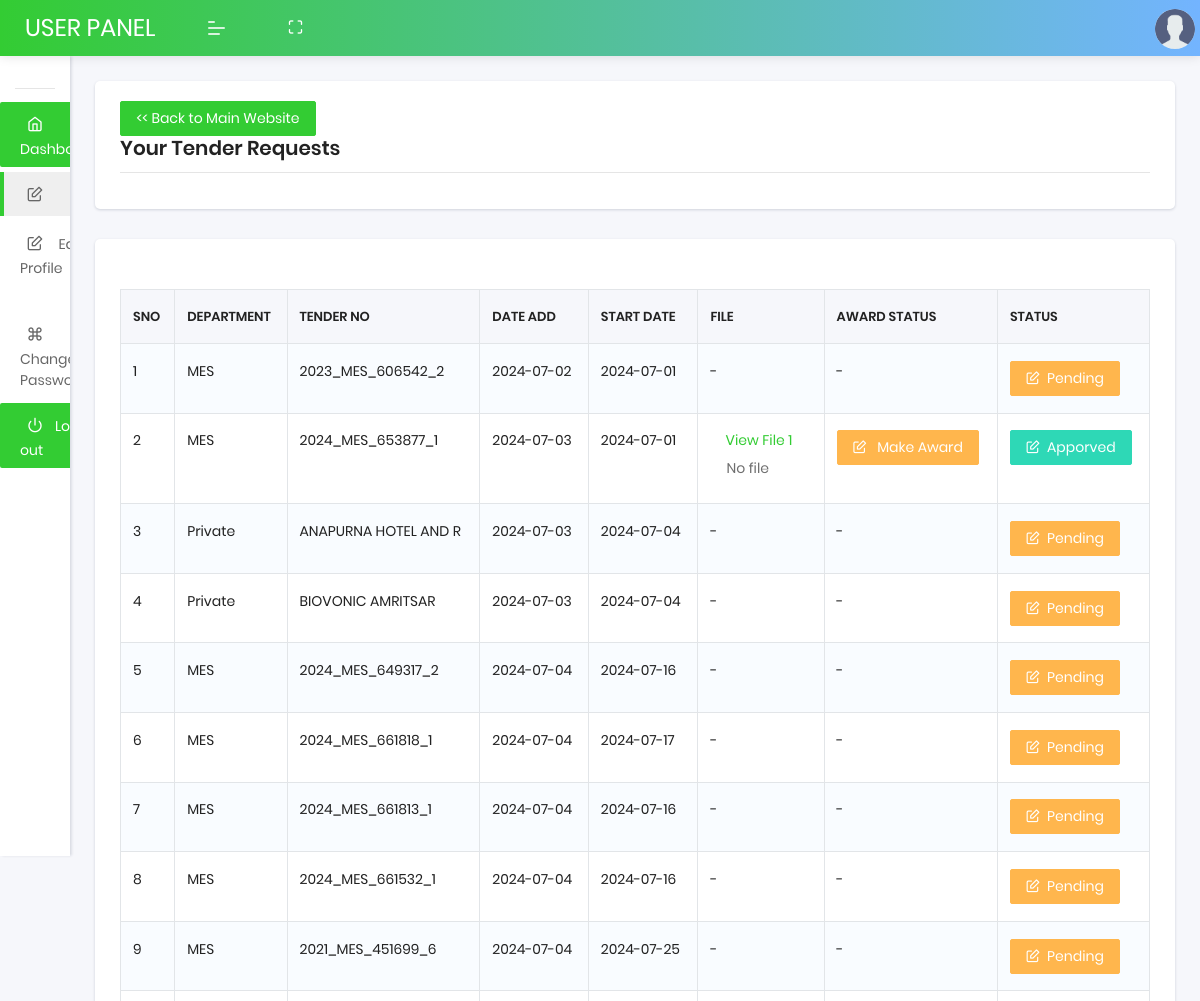
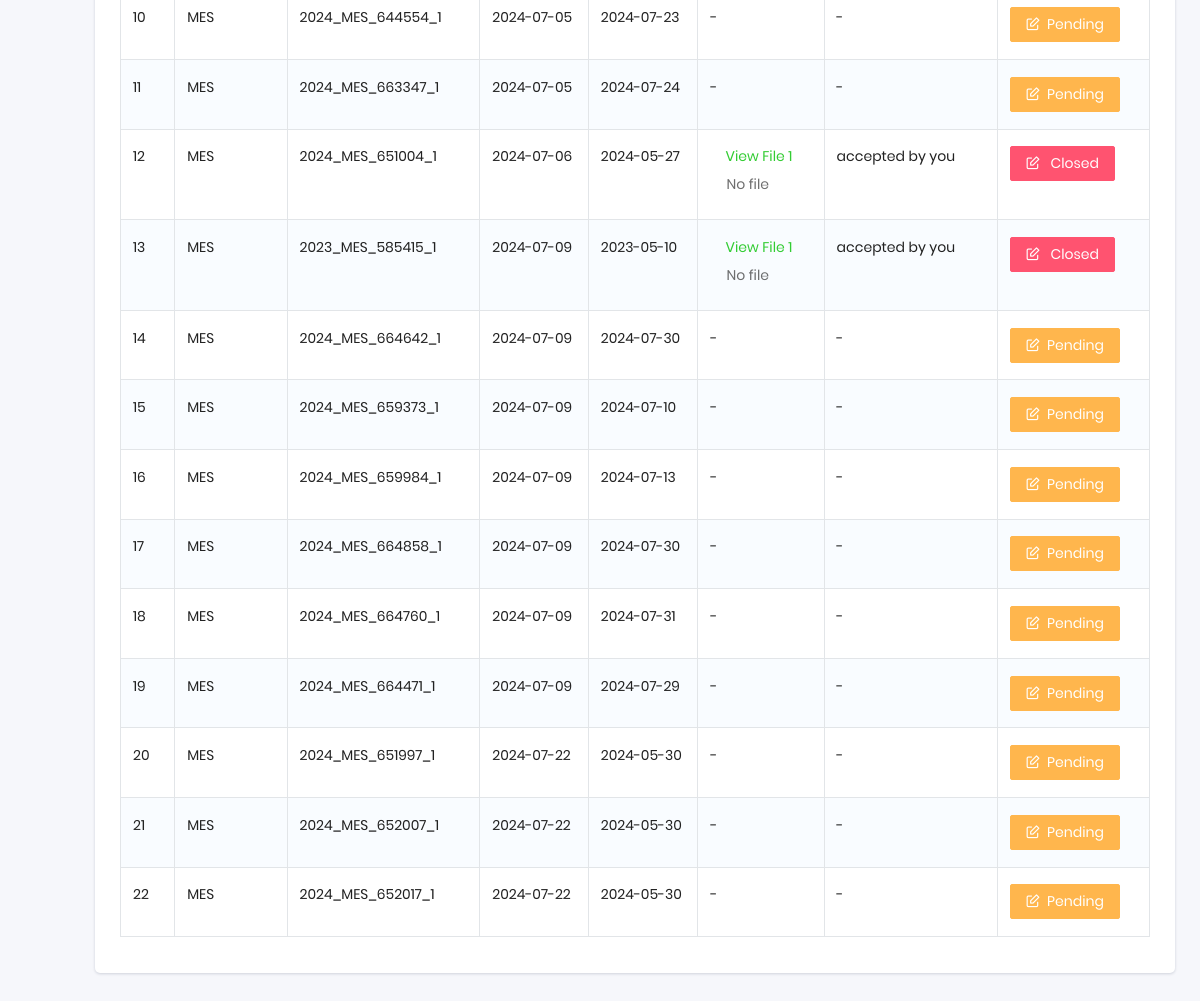
The app's page /user/tender-request.php (signed in), older data (2 pictures, top to bottom).
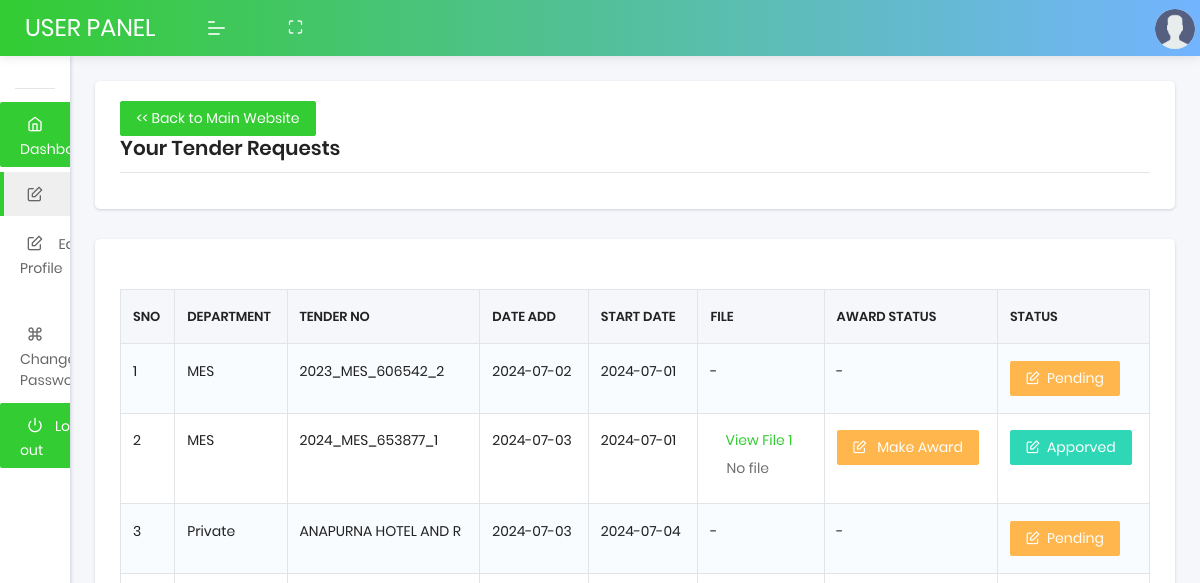
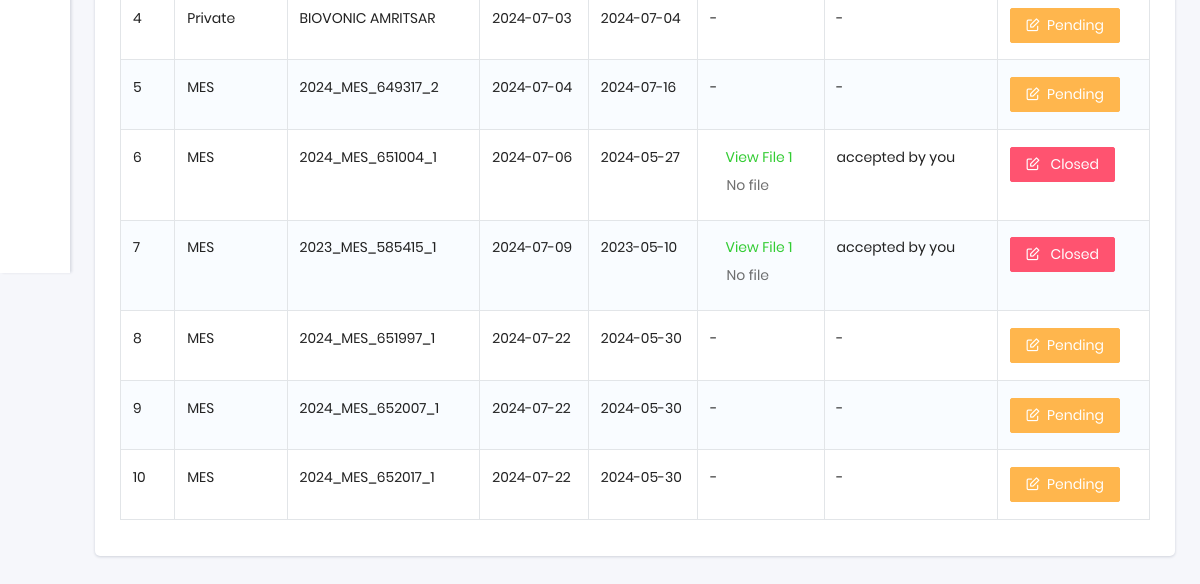
The same page, newer data (2 pictures, top to bottom).
### tables this page shows
CREATE TABLE `user_tender_requests` (
  `id` int(11) NOT NULL,
  `member_id` int(11) NOT NULL,
  `tenderID` varchar(20) NOT NULL,
  `department_id` int(11) NOT NULL,
  `created_at` timestamp NOT NULL DEFAULT current_timestamp(),
  `status` varchar(15) NOT NULL,
  `tender_no` varchar(20) DEFAULT NULL,
  `name_of_work` varchar(255) DEFAULT NULL,
  `file_name` varchar(255) DEFAULT NULL,
  `reference_code` varchar(20) DEFAULT NULL,
  `section_id` varchar(20) NOT NULL,
  `sent_at` datetime DEFAULT NULL,
  `selected_user_id` int(11) DEFAULT NULL,
  `allotted_at` datetime DEFAULT NULL,
  `reminder_days` int(11) DEFAULT NULL,
  `updated_at` datetime DEFAULT current_timestamp() ON UPDATE current_timestamp(),
  `division_id` varchar(11) DEFAULT NULL,
  `sub_division_id` varchar(11) DEFAULT NULL,
  `due_date` varchar(30) NOT NULL,
  `remark` varchar(10) DEFAULT NULL,
  `remarked_at` datetime DEFAULT NULL,
  `project_status` varchar(11) DEFAULT NULL,
  `file_name2` varchar(255) DEFAULT NULL,
  `tentative_cost` varchar(200) DEFAULT NULL,
  `auto_quotation` varchar(255) DEFAULT '0',
  `delete_tender` varchar(255) NOT NULL DEFAULT '0'
);

CREATE TABLE `department` (
  `department_id` int(11) NOT NULL,
  `department_name` varchar(100) NOT NULL,
  `status` int(11) NOT NULL DEFAULT 1
);

### user/tender-request.php (the view, shortened to what the changed rows need)
<?php
include("../login/db/config.php");
$memberQuery = "SELECT member_id FROM members WHERE email_id='" . $_SESSION["login_register"] . "'";
$memberData = mysqli_query($db, $memberQuery);
$member = mysqli_fetch_row($memberData);
$query = "SELECT department.department_name,  ur.tenderID, ur.created_at,
ur.due_date, ur.file_name,  ur.status, ur.id, ur.remark, ur.project_status, ur.file_name2 FROM user_tender_requests ur
inner join department on ur.department_id = department.department_id WHERE ur.member_id='" . $member[0] . "'";
$result = mysqli_query($db, $query);
?>
<!DOCTYPE html>
<html lang="en">
<head>
    <link rel="stylesheet" href="assets/css/plugins/dataTables.bootstrap4.min.css">
    <link rel="stylesheet" href="assets/css/style.css">
</head>
<body class="">
    <section class="pcoded-main-container">
        <div class="pcoded-content">
            <div class="row">
                <div class="col-sm-12">
                    <div class="card">
                        <div class="card-body">
                            <div class="dt-responsive table-responsive">
                                <?php
                                    echo '<table id="basic-btn" class="table table-striped table-bordered nowrap">';
                                    echo "<thead>";
                                    echo "<tr>";
                                    echo "<th>SNO</th>";
                                    echo "<th>Department</th>";
                                    echo "<th>Tender No</th>";
                                    echo "<th>Date Add</th>";
                                    echo "<th>Start Date</th>";
                                    echo "<th>File</th>";
                                    echo "<th>Award Status</th>";
                                    echo "<th>Status</th>";
                                    echo "</tr>";
                                    echo "</thead>";
                                    $count = 1;
                                    echo "<tbody>";
                                    while ($row = mysqli_fetch_row($result)) {
                                        echo "<tr class='record'>";
                                        echo "<td> $count</td>";
                                        echo "<td>" . $row['0'] . "</td>";
                                        echo "<td>" . $row['1'] . "</td>";
                                        echo "<td>" . date_format(date_create($row[2]),"Y-m-d ") . "</td>";
                                        echo "<td>" . date_format(date_create($row[3]),"Y-m-d ") . "</td>";
                                        $res = $row[6];
                                        $res = base64_encode($res);
                                        if ($row[5] == 'Requested' || $row[5]=='Sent') {
                                            echo "<td>  - </td>";
                                            echo "<td> -</td>";
                                            echo "<td> <button type='button' class='btn btn-warning'><i class='feather icon-edit'></i> &nbsp;Pending</button>  </td>";
                                        }
                                        else {
                                            if($row[5]=='Allotted' && (empty($row[7])))
                                            {
                                            echo "<td>" . '<a href="../login/tender/' . $row[4] . '"  target="_blank" style="padding:6px 15.2px;"/>View File 1 </a>' . "</br>";
                                            if (!empty($row[9])) {
                                                echo  '<a href="../login/tender/' . $row[9] . '" target="_blank" style="padding:6px 15.2px;" />View File 2</a>' . "</td>";
                                            } else {
                                                echo '<a href="../login/tender/' . $row[9] . '" class="btn disabled" target="_blank"/>No file </a>' . "</td>";
                                            }
                                            echo "<td>  <a href='reward-tender-edit.php?id=$res'><button type='button' class='btn btn-warning'><i class='feather icon-edit'></i> &nbsp; Make Award</button></a>  </td>";
                                            echo "<td> <button type='button' class='btn btn-success'><i class='feather icon-edit'></i> &nbsp;Apporved</button>  </td>";
                                            }
                                            if($row[7]=='accepted'|| $row[7]=='denied')
                                            {
                                            $projectStatus= !empty($row[8])? $row[8]:$row[7]." by you";
                                            echo "<td>" . '<a href="../login/tender/' . $row[4] . '"  target="_blank" style="padding:6px 15.2px;"/>View File 1 </a>' . "</br>";
                                            if (!empty($row[9])) {
                                                echo  '<a href="../login/tender/' . $row[9] . '" target="_blank" style="padding:6px 15.2px;" />View File 2</a>' . "</td>";
                                            } else {
                                                echo '<a href="../login/tender/' . $row[9] . '" class="btn disabled" target="_blank"/>No file </a>' . "</td>";
                                            }
                                            echo "<td>".$projectStatus." </td>";
                                            echo "<td>  <a href='#'><button type='button' class='btn btn-danger'><i class='feather icon-edit'></i> &nbsp; Closed</button></a>  </td>";
                                            }
                                        }
                                        echo "</tr>";
                                        $count++;
                                    }
                                    echo "</table>";
                                ?>
                            </div>
                        </div>
                    </div>
                </div>
            </div>
        </div>
    </section>
</body>
</html>

Row changes from the older to the newer data that the page shows:
removed user_tender_requests: department.department_name "MES", tenderID "2024_MES_661818_1", created_at "2024-07-04", due_date "2024-07-17", status "Sent" (drawn)
removed user_tender_requests: department.department_name "MES", tenderID "2024_MES_661813_1", created_at "2024-07-04", due_date "2024-07-16", status "Sent" (drawn)
removed user_tender_requests: department.department_name "MES", tenderID "2024_MES_661532_1", created_at "2024-07-04", due_date "2024-07-16", status "Sent" (drawn)
removed user_tender_requests: department.department_name "MES", tenderID "2021_MES_451699_6", created_at "2024-07-04", due_date "2024-07-25", status "Sent" (drawn)
removed user_tender_requests: department.department_name "MES", tenderID "2024_MES_644554_1", created_at "2024-07-05", due_date "2024-07-23", status "Requested" (drawn)
removed user_tender_requests: department.department_name "MES", tenderID "2024_MES_663347_1", created_at "2024-07-05", due_date "2024-07-24", status "Sent" (drawn)
removed user_tender_requests: department.department_name "MES", tenderID "2024_MES_664642_1", created_at "2024-07-09", due_date "2024-07-30", status "Requested" (drawn)
removed user_tender_requests: department.department_name "MES", tenderID "2024_MES_659373_1", created_at "2024-07-09", due_date "2024-07-10", status "Sent" (drawn)
removed user_tender_requests: department.department_name "MES", tenderID "2024_MES_659984_1", created_at "2024-07-09", due_date "2024-07-13", status "Sent" (drawn)
removed user_tender_requests: department.department_name "MES", tenderID "2024_MES_664858_1", created_at "2024-07-09", due_date "2024-07-30", status "Requested" (drawn)
removed user_tender_requests: department.department_name "MES", tenderID "2024_MES_664760_1", created_at "2024-07-09", due_date "2024-07-31", status "Requested" (drawn)
removed user_tender_requests: department.department_name "MES", tenderID "2024_MES_664471_1", created_at "2024-07-09", due_date "2024-07-29", status "Requested" (drawn)
